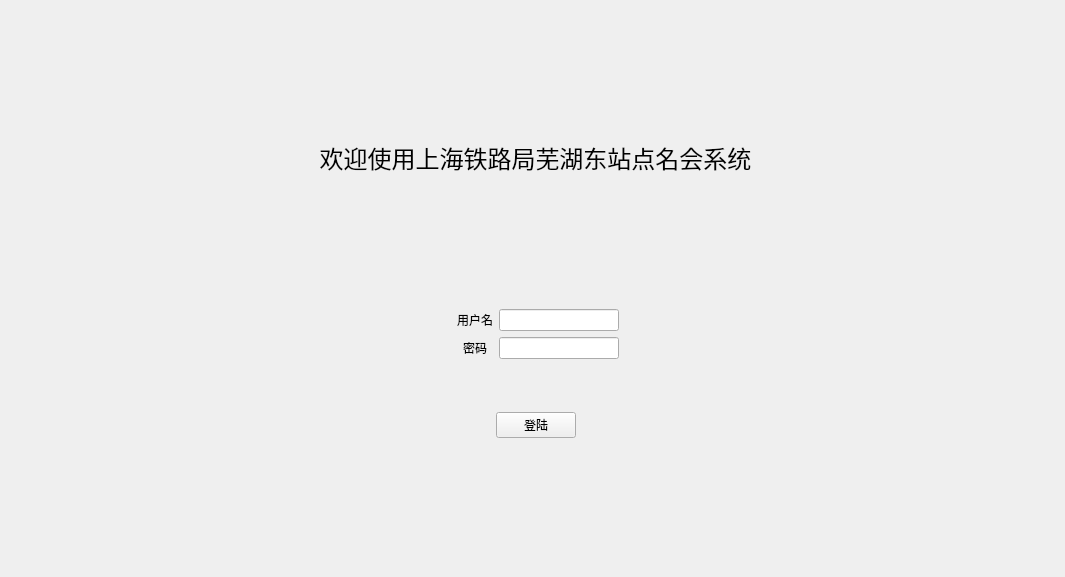
<?xml version="1.0" encoding="UTF-8"?>
<ui version="4.0">
 <class>Form</class>
 <widget class="QWidget" name="Form">
  <property name="geometry">
   <rect>
    <x>0</x>
    <y>0</y>
    <width>1065</width>
    <height>577</height>
   </rect>
  </property>
  <property name="windowTitle">
   <string>Form</string>
  </property>
  <layout class="QFormLayout" name="formLayout_2">
   <item row="0" column="1">
    <layout class="QVBoxLayout" name="verticalLayout_2">
     <item>
      <spacer name="verticalSpacer_4">
       <property name="orientation">
        <enum>Qt::Vertical</enum>
       </property>
       <property name="sizeHint" stdset="0">
        <size>
         <width>20</width>
         <height>50</height>
        </size>
       </property>
      </spacer>
     </item>
     <item>
      <widget class="QLabel" name="label">
       <property name="text">
        <string>&lt;html&gt;&lt;head/&gt;&lt;body&gt;&lt;p&gt;&lt;span style=&quot; font-size:18pt;&quot;&gt;欢迎使用上海铁路局芜湖东站点名会系统&lt;/span&gt;&lt;/p&gt;&lt;/body&gt;&lt;/html&gt;</string>
       </property>
       <property name="alignment">
        <set>Qt::AlignCenter</set>
       </property>
      </widget>
     </item>
     <item>
      <spacer name="verticalSpacer">
       <property name="orientation">
        <enum>Qt::Vertical</enum>
       </property>
       <property name="sizeHint" stdset="0">
        <size>
         <width>20</width>
         <height>50</height>
        </size>
       </property>
      </spacer>
     </item>
     <item>
      <layout class="QVBoxLayout" name="verticalLayout">
       <item>
        <layout class="QFormLayout" name="formLayout">
         <property name="labelAlignment">
          <set>Qt::AlignCenter</set>
         </property>
         <property name="formAlignment">
          <set>Qt::AlignCenter</set>
         </property>
         <item row="0" column="1">
          <widget class="QLineEdit" name="UsernameInput">
           <property name="maximumSize">
            <size>
             <width>120</width>
             <height>16777215</height>
            </size>
           </property>
          </widget>
         </item>
         <item row="1" column="0">
          <widget class="QLabel" name="PasswordLabel">
           <property name="maximumSize">
            <size>
             <width>50</width>
             <height>16777215</height>
            </size>
           </property>
           <property name="styleSheet">
            <string notr="true"/>
           </property>
           <property name="text">
            <string>密码</string>
           </property>
           <property name="alignment">
            <set>Qt::AlignCenter</set>
           </property>
          </widget>
         </item>
         <item row="1" column="1">
          <widget class="QLineEdit" name="PasswordInput">
           <property name="maximumSize">
            <size>
             <width>120</width>
             <height>16777215</height>
            </size>
           </property>
           <property name="baseSize">
            <size>
             <width>0</width>
             <height>0</height>
            </size>
           </property>
           <property name="echoMode">
            <enum>QLineEdit::Password</enum>
           </property>
          </widget>
         </item>
         <item row="0" column="0">
          <widget class="QLabel" name="PasswordLabel_2">
           <property name="enabled">
            <bool>true</bool>
           </property>
           <property name="sizePolicy">
            <sizepolicy hsizetype="Preferred" vsizetype="Preferred">
             <horstretch>0</horstretch>
             <verstretch>0</verstretch>
            </sizepolicy>
           </property>
           <property name="maximumSize">
            <size>
             <width>50</width>
             <height>16777215</height>
            </size>
           </property>
           <property name="layoutDirection">
            <enum>Qt::LeftToRight</enum>
           </property>
           <property name="styleSheet">
            <string notr="true"/>
           </property>
           <property name="frameShadow">
            <enum>QFrame::Plain</enum>
           </property>
           <property name="lineWidth">
            <number>1</number>
           </property>
           <property name="text">
            <string>用户名</string>
           </property>
           <property name="alignment">
            <set>Qt::AlignCenter</set>
           </property>
           <property name="indent">
            <number>-1</number>
           </property>
          </widget>
         </item>
        </layout>
       </item>
       <item>
        <spacer name="verticalSpacer_3">
         <property name="orientation">
          <enum>Qt::Vertical</enum>
         </property>
         <property name="sizeHint" stdset="0">
          <size>
           <width>20</width>
           <height>20</height>
          </size>
         </property>
        </spacer>
       </item>
       <item>
        <layout class="QHBoxLayout" name="horizontalLayout">
         <item>
          <spacer name="horizontalSpacer_2">
           <property name="orientation">
            <enum>Qt::Horizontal</enum>
           </property>
           <property name="sizeHint" stdset="0">
            <size>
             <width>40</width>
             <height>20</height>
            </size>
           </property>
          </spacer>
         </item>
         <item>
          <widget class="QPushButton" name="SubmitButton">
           <property name="text">
            <string>登陆</string>
           </property>
          </widget>
         </item>
         <item>
          <spacer name="horizontalSpacer">
           <property name="orientation">
            <enum>Qt::Horizontal</enum>
           </property>
           <property name="sizeHint" stdset="0">
            <size>
             <width>40</width>
             <height>20</height>
            </size>
           </property>
          </spacer>
         </item>
        </layout>
       </item>
      </layout>
     </item>
     <item>
      <spacer name="verticalSpacer_2">
       <property name="orientation">
        <enum>Qt::Vertical</enum>
       </property>
       <property name="sizeHint" stdset="0">
        <size>
         <width>20</width>
         <height>40</height>
        </size>
       </property>
      </spacer>
     </item>
    </layout>
   </item>
  </layout>
 </widget>
 <resources>
  <include location="resource.qrc"/>
 </resources>
 <connections/>
</ui>
